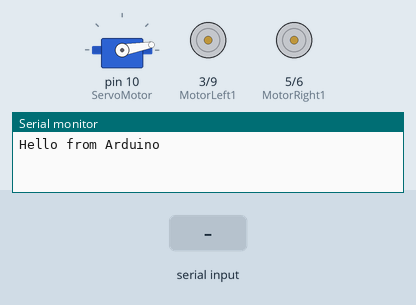
This sketch was run on a simulated Arduino Uno, built with avr-gcc and run on an emulated ATmega328P. On the bench: servo, motor-driver pin pairs drawn as motors (green arrow = first pin HIGH = forward, orange = second pin HIGH = backward, longer = more drive), the last lines printed to the serial monitor. The test bench sets the inputs (shaded band).

Above: at 1.2 s.
1.3 s: "8" received over Serial
At 2.0 s:
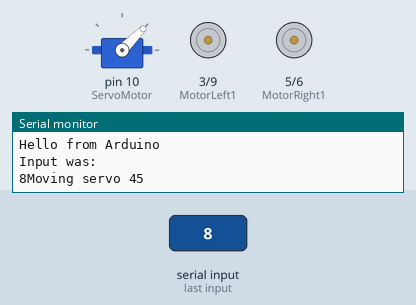
2.8 s: "1" received over Serial
At 3.2 s:
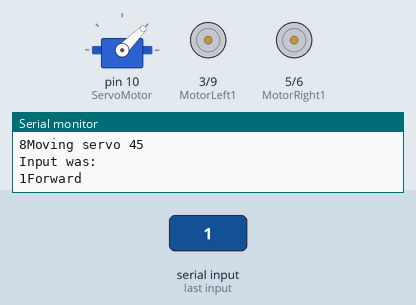
4.4 s: "2" received over Serial
At 5.6 s:
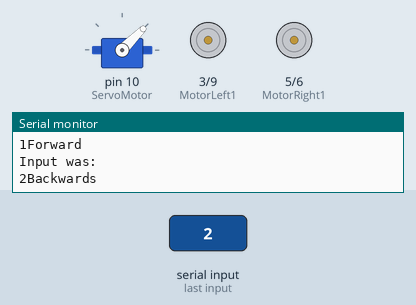
6.0 s: "3" received over Serial
At 6.8 s:
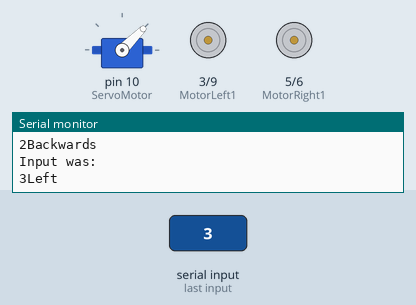
7.6 s: "4" received over Serial
At 8.1 s:
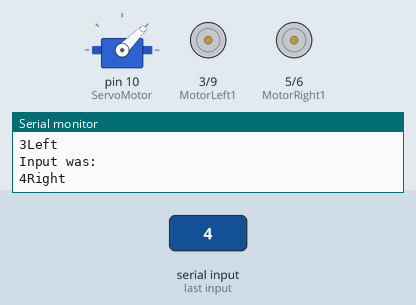
9.2 s: "9" received over Serial
At 10.4 s:
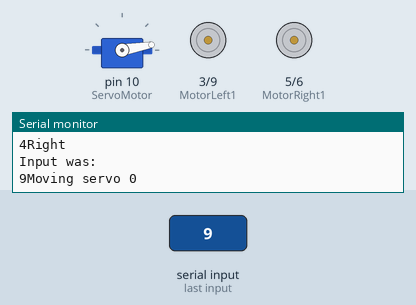
Timing chart, 0 to 11.7 s (numbered marks = the images above; inputs shaded):
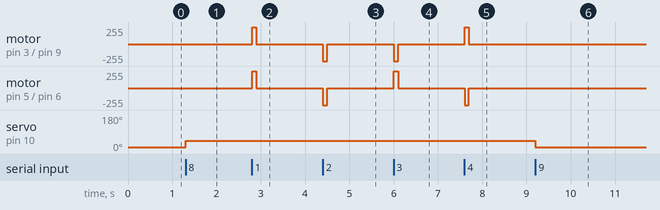

Measured:
- after the input at 1.3 s, servo on pin 10 (ServoMotor): 10° → 45° at once
- after the input at 2.8 s, motor on pin 3 (MotorLeft1) / pin 9 (MotorLeft2), motor on pin 5 (MotorRight1) / pin 6 (MotorRight2): stopped → forward 255/255 at once, → stopped 0.10 s later
- after the input at 4.4 s, motor on pin 3 (MotorLeft1) / pin 9 (MotorLeft2), motor on pin 5 (MotorRight1) / pin 6 (MotorRight2): stopped → backward 255/255 at once, → stopped 0.10 s later
- after the input at 6.0 s, motor on pin 3 (MotorLeft1) / pin 9 (MotorLeft2): stopped → backward 255/255 at once, → stopped 0.10 s later; motor on pin 5 (MotorRight1) / pin 6 (MotorRight2): stopped → forward 255/255 at once, → stopped 0.10 s later
- after the input at 7.6 s, motor on pin 3 (MotorLeft1) / pin 9 (MotorLeft2): stopped → forward 255/255 at once, → stopped 0.10 s later; motor on pin 5 (MotorRight1) / pin 6 (MotorRight2): stopped → backward 255/255 at once, → stopped 0.10 s later
- after the input at 9.2 s, servo on pin 10 (ServoMotor): 45° → 10° at once

The sketch:

FL7NO9CIOPZE0WH.ino
```cpp
#include <Servo.h>


// SoftwareSerial BT(10, 11);
// creates a "virtual" serial port/UART
// connect BT module TX to D10
// connect BT module RX to D11
// connect BT Vcc to 5V, GND to GND

Servo ServoMotor;

int MotorLeft1 = 3;
int MotorLeft2 = 9;
int MotorRight1 = 5;
int MotorRight2 = 6;
int ServoMotorPin = 1;
int interval = 100;

void setup() {
  // set digital pin to control as an output
  pinMode(MotorLeft1, OUTPUT);
  pinMode(MotorLeft2, OUTPUT);
  pinMode(MotorRight2, OUTPUT);
  pinMode(MotorRight1, OUTPUT);
  ServoMotor.attach(10);
  ServoMotor.write(10);

  // set the data rate for the SoftwareSerial port
  Serial.begin(9600);
  // Send test message to other device
  Serial.println("Hello from Arduino");
}


char a; // stores incoming character from other device

void loop() {
  if (Serial.available()) {
    // if text arrived in from BT serial...
    a=(Serial.read());
    Serial.println("Input was: ");
    Serial.print(a);
    if(a=='9') {
      ServoMotor.write(10);
      Serial.println("Moving servo 0");
    }
    if(a=='8') {
      ServoMotor.write(45);
      Serial.println("Moving servo 45");
    }
    if (a=='1') {
      digitalWrite(MotorLeft1, HIGH);
      digitalWrite(MotorLeft2, LOW);

      digitalWrite(MotorRight1, HIGH);
      digitalWrite(MotorRight2, LOW);

      Serial.println("Forward");
      delay(interval);
      digitalWrite(MotorLeft1, LOW);
      digitalWrite(MotorRight1, LOW);

    }
    if (a=='2') {
      digitalWrite(MotorLeft2, 180);
      digitalWrite(MotorLeft1, 0);
      digitalWrite(MotorRight2, 180);
      digitalWrite(MotorRight1, 0);
      Serial.println("Backwards");
      delay(interval);
      digitalWrite(MotorLeft2, LOW);
      digitalWrite(MotorRight2, LOW);
    }
    if (a=='3') {
      digitalWrite(MotorLeft1, 0);
      digitalWrite(MotorLeft2, 100);

      digitalWrite(MotorRight1, 255);
      digitalWrite(MotorRight2, 0);
      Serial.println("Left");
      delay(interval);
      digitalWrite(MotorRight1, 0);
      digitalWrite(MotorLeft2, 0);
    }
    if (a=='4') {
      digitalWrite(MotorLeft1, 255);
      digitalWrite(MotorLeft2, LOW);
      digitalWrite(MotorRight2, 100);
      digitalWrite(MotorRight1, LOW);
      Serial.println("Right");
      delay(interval);
      digitalWrite(MotorLeft1, LOW);
      digitalWrite(MotorRight2, LOW);
    }
  }


}
```
